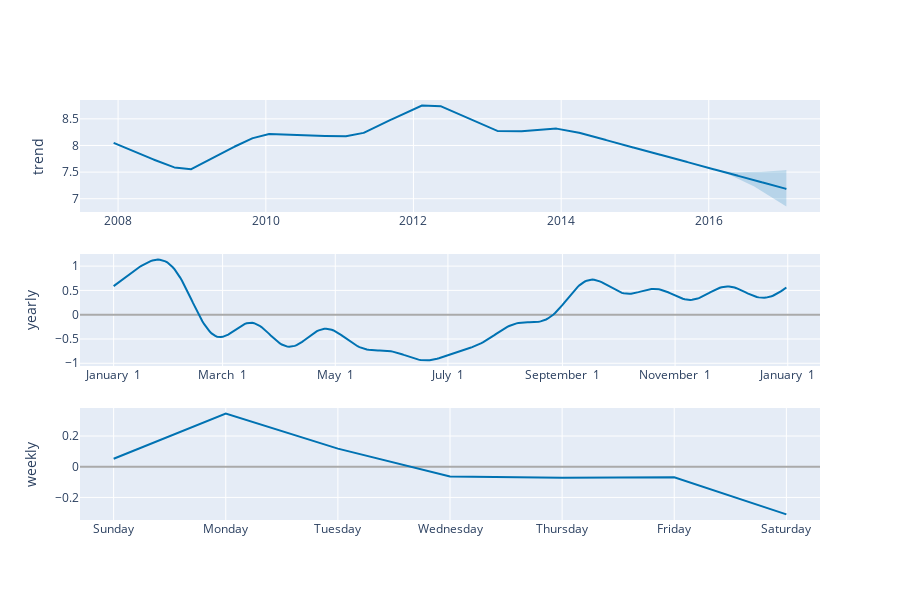

Write notebook code for a chart like this one.
### Code cell
plot_components_plotly(p, forecast_p)

### Figure 1 — Plotly figure (JSON) as saved in the notebook; plotly's stock layout.template omitted (floating-point values rounded to 4 significant figures; data arrays with more than 128 entries replaced by an {"elided": "..."} marker saying what was removed)
{"data": [{"line": {"color": "#0072B2", "width": 2}, "mode": "lines", "name": "trend", "type": "scatter", "x": {"elided": "3329 str values"}, "xaxis": "x", "y": {"elided": "3329 float values"}, "yaxis": "y"}, {"line": {"color": "rgba(0, 114, 178, 0.2)", "width": 0}, "mode": "lines", "name": "trend_upper", "type": "scatter", "x": {"elided": "3329 str values"}, "xaxis": "x", "y": {"elided": "3329 float values"}, "yaxis": "y"}, {"fill": "tonexty", "fillcolor": "rgba(0, 114, 178, 0.2)", "line": {"color": "rgba(0, 114, 178, 0.2)", "width": 0}, "mode": "lines", "name": "trend_lower", "type": "scatter", "x": {"elided": "3329 str values"}, "xaxis": "x", "y": {"elided": "3329 float values"}, "yaxis": "y"}, {"line": {"color": "#0072B2", "width": 2}, "mode": "lines", "name": "yearly", "type": "scatter", "x": {"elided": "365 str values"}, "xaxis": "x2", "y": {"elided": "365 float values"}, "yaxis": "y2"}, {"line": {"color": "#0072B2", "width": 2}, "mode": "lines", "name": "weekly", "type": "scatter", "x": ["2017-01-01T00:00:00", "2017-01-02T00:00:00", "2017-01-03T00:00:00", "2017-01-04T00:00:00", "2017-01-05T00:00:00", "2017-01-06T00:00:00", "2017-01-07T00:00:00"], "xaxis": "x3", "y": [0.05166, 0.3462, 0.1181, -0.06361, -0.07236, -0.06935, -0.3106], "yaxis": "y3"}], "layout": {"height": 600, "showlegend": false, "width": 900, "xaxis": {"anchor": "y", "domain": [0, 1], "range": ["2007-06-26T14:24:00", "2017-07-04T09:36:00"], "type": "date"}, "xaxis2": {"anchor": "y2", "domain": [0, 1], "range": ["2016-12-13T18:54:02.958904115", "2018-01-18T11:04:57.863013581"], "tickformat": "%B %e", "type": "date"}, "xaxis3": {"anchor": "y3", "domain": [0, 1], "range": ["2016-12-31T16:48:00", "2017-01-07T07:12:00"], "tickformat": "%A", "type": "date"}, "yaxis": {"anchor": "x", "domain": [0.7333, 1], "rangemode": "normal", "title": {"text": "trend"}, "zerolinecolor": "#AAA"}, "yaxis2": {"anchor": "x2", "domain": [0.3667, 0.6333], "title": {"text": "yearly"}, "zerolinecolor": "#AAA"}, "yaxis3": {"anchor": "x3", "domain": [0, 0.2667], "title": {"text": "weekly"}, "zerolinecolor": "#AAA"}}}
